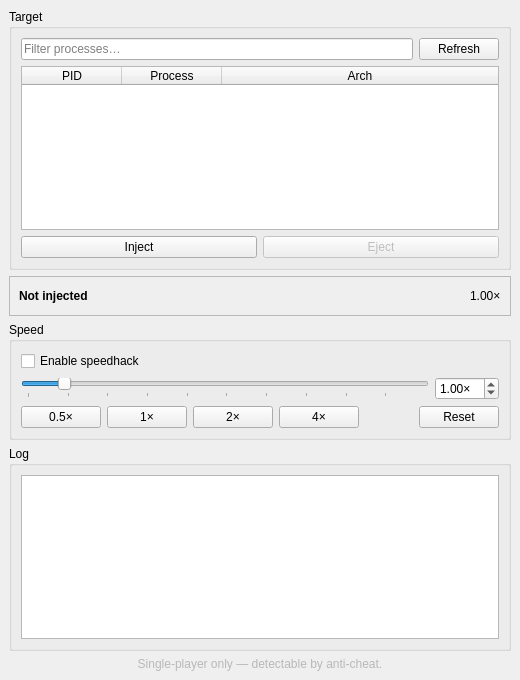
<?xml version="1.0" encoding="UTF-8"?>
<ui version="4.0">
 <class>MainWindow</class>
 <widget class="QMainWindow" name="MainWindow">
  <property name="geometry">
   <rect>
    <x>0</x>
    <y>0</y>
    <width>520</width>
    <height>680</height>
   </rect>
  </property>
  <property name="windowTitle">
   <string>Speedhack</string>
  </property>
  <widget class="QWidget" name="centralwidget">
   <layout class="QVBoxLayout" name="mainLayout">
    <!-- ============ TARGET ============ -->
    <item>
     <widget class="QGroupBox" name="targetGroup">
      <property name="title">
       <string>Target</string>
      </property>
      <layout class="QVBoxLayout" name="targetLayout">
       <item>
        <layout class="QHBoxLayout" name="filterRow">
         <item>
          <widget class="QLineEdit" name="filterEdit">
           <property name="placeholderText">
            <string>Filter processes…</string>
           </property>
           <property name="clearButtonEnabled">
            <bool>true</bool>
           </property>
          </widget>
         </item>
         <item>
          <widget class="QPushButton" name="refreshButton">
           <property name="text">
            <string>Refresh</string>
           </property>
          </widget>
         </item>
        </layout>
       </item>
       <item>
        <widget class="QTableWidget" name="processTable">
         <property name="selectionBehavior">
          <enum>QAbstractItemView::SelectRows</enum>
         </property>
         <property name="selectionMode">
          <enum>QAbstractItemView::SingleSelection</enum>
         </property>
         <property name="editTriggers">
          <set>QAbstractItemView::NoEditTriggers</set>
         </property>
         <property name="alternatingRowColors">
          <bool>true</bool>
         </property>
         <attribute name="horizontalHeaderStretchLastSection">
          <bool>true</bool>
         </attribute>
         <attribute name="verticalHeaderVisible">
          <bool>false</bool>
         </attribute>
         <column>
          <property name="text">
           <string>PID</string>
          </property>
         </column>
         <column>
          <property name="text">
           <string>Process</string>
          </property>
         </column>
         <column>
          <property name="text">
           <string>Arch</string>
          </property>
         </column>
        </widget>
       </item>
       <item>
        <layout class="QHBoxLayout" name="injectRow">
         <item>
          <widget class="QPushButton" name="injectButton">
           <property name="text">
            <string>Inject</string>
           </property>
          </widget>
         </item>
         <item>
          <widget class="QPushButton" name="ejectButton">
           <property name="enabled">
            <bool>false</bool>
           </property>
           <property name="text">
            <string>Eject</string>
           </property>
          </widget>
         </item>
        </layout>
       </item>
      </layout>
     </widget>
    </item>
    <!-- ============ STATUS ============ -->
    <item>
     <widget class="QFrame" name="statusFrame">
      <property name="frameShape">
       <enum>QFrame::StyledPanel</enum>
      </property>
      <layout class="QHBoxLayout" name="statusLayout">
       <item>
        <widget class="QLabel" name="statusLabel">
         <property name="text">
          <string>Not injected</string>
         </property>
         <property name="styleSheet">
          <string notr="true">font-weight: bold;</string>
         </property>
        </widget>
       </item>
       <item>
        <spacer name="statusSpacer">
         <property name="orientation">
          <enum>Qt::Horizontal</enum>
         </property>
         <property name="sizeHint" stdset="0">
          <size>
           <width>40</width>
           <height>20</height>
          </size>
         </property>
        </spacer>
       </item>
       <item>
        <widget class="QLabel" name="activeSpeedLabel">
         <property name="text">
          <string>1.00×</string>
         </property>
        </widget>
       </item>
      </layout>
     </widget>
    </item>
    <!-- ============ SPEED ============ -->
    <item>
     <widget class="QGroupBox" name="speedGroup">
      <property name="title">
       <string>Speed</string>
      </property>
      <layout class="QVBoxLayout" name="speedLayout">
       <item>
        <widget class="QCheckBox" name="enableCheck">
         <property name="text">
          <string>Enable speedhack</string>
         </property>
        </widget>
       </item>
       <item>
        <layout class="QHBoxLayout" name="sliderRow">
         <item>
          <widget class="QSlider" name="speedSlider">
           <!-- integer ticks: 10..1000 map to 0.10×..10.00× (value/100) -->
           <property name="minimum">
            <number>10</number>
           </property>
           <property name="maximum">
            <number>1000</number>
           </property>
           <property name="singleStep">
            <number>10</number>
           </property>
           <property name="pageStep">
            <number>50</number>
           </property>
           <property name="value">
            <number>100</number>
           </property>
           <property name="orientation">
            <enum>Qt::Horizontal</enum>
           </property>
           <property name="tickPosition">
            <enum>QSlider::TicksBelow</enum>
           </property>
           <property name="tickInterval">
            <number>100</number>
           </property>
          </widget>
         </item>
         <item>
          <widget class="QDoubleSpinBox" name="speedSpin">
           <property name="decimals">
            <number>2</number>
           </property>
           <property name="minimum">
            <double>0.100000000000000</double>
           </property>
           <property name="maximum">
            <double>10.000000000000000</double>
           </property>
           <property name="singleStep">
            <double>0.100000000000000</double>
           </property>
           <property name="value">
            <double>1.000000000000000</double>
           </property>
           <property name="suffix">
            <string>×</string>
           </property>
          </widget>
         </item>
        </layout>
       </item>
       <item>
        <layout class="QHBoxLayout" name="presetRow">
         <item>
          <widget class="QPushButton" name="preset05">
           <property name="text">
            <string>0.5×</string>
           </property>
          </widget>
         </item>
         <item>
          <widget class="QPushButton" name="preset1">
           <property name="text">
            <string>1×</string>
           </property>
          </widget>
         </item>
         <item>
          <widget class="QPushButton" name="preset2">
           <property name="text">
            <string>2×</string>
           </property>
          </widget>
         </item>
         <item>
          <widget class="QPushButton" name="preset4">
           <property name="text">
            <string>4×</string>
           </property>
          </widget>
         </item>
         <item>
          <spacer name="presetSpacer">
           <property name="orientation">
            <enum>Qt::Horizontal</enum>
           </property>
           <property name="sizeHint" stdset="0">
            <size>
             <width>20</width>
             <height>20</height>
            </size>
           </property>
          </spacer>
         </item>
         <item>
          <widget class="QPushButton" name="resetButton">
           <property name="text">
            <string>Reset</string>
           </property>
          </widget>
         </item>
        </layout>
       </item>
      </layout>
     </widget>
    </item>
    <!-- ============ LOG ============ -->
    <item>
     <widget class="QGroupBox" name="logGroup">
      <property name="title">
       <string>Log</string>
      </property>
      <layout class="QVBoxLayout" name="logLayout">
       <item>
        <widget class="QPlainTextEdit" name="logView">
         <property name="readOnly">
          <bool>true</bool>
         </property>
         <property name="maximumBlockCount">
          <number>500</number>
         </property>
        </widget>
       </item>
      </layout>
     </widget>
    </item>
    <!-- ============ NOTICE ============ -->
    <item>
     <widget class="QLabel" name="noticeLabel">
      <property name="text">
       <string>Single-player only — detectable by anti-cheat.</string>
      </property>
      <property name="alignment">
       <set>Qt::AlignCenter</set>
      </property>
      <property name="styleSheet">
       <string notr="true">color: palette(mid);</string>
      </property>
     </widget>
    </item>
   </layout>
  </widget>
 </widget>
 <resources/>
 <connections/>
</ui>
